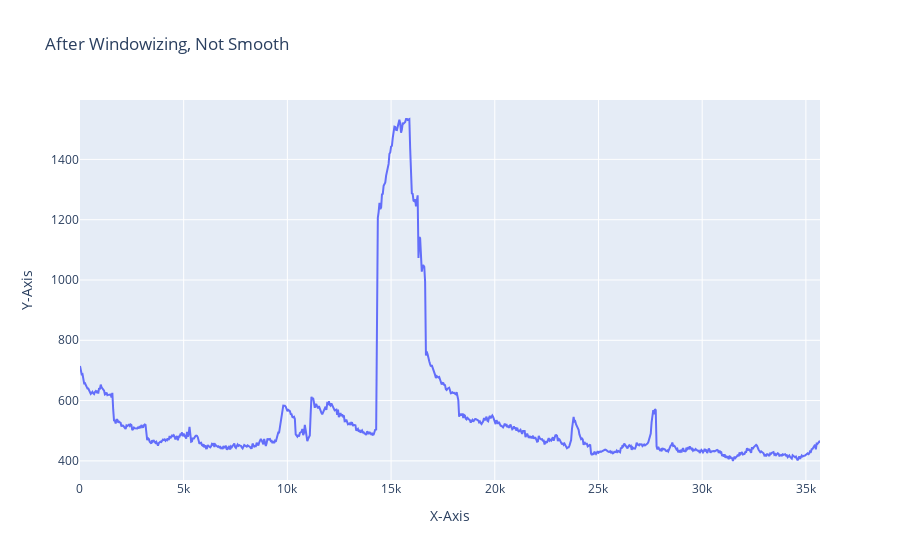

Here is the notebook cell this chart was saved with:
### Markdown cell above
### Smoothening the graph

### Code cell
window_sz = 40
new_norm = []
new_norm_data_points = []
for i in range(1, len(rand_lc), window_sz):
    tmp = np.mean(rand_lc[i:i+window_sz])
    new_norm.append(tmp)
    new_norm_data_points.append(i)

new_norm = np.array(new_norm)
new_norm_data_points = np.array(new_norm_data_points)

plot_as_plotly(new_norm_data_points, new_norm, 'After Windowizing, Not Smooth')

### Figure 1 — Plotly figure (JSON) as saved in the notebook; plotly's stock layout.template omitted (floating-point values rounded to 4 significant figures; data arrays with more than 128 entries replaced by an {"elided": "..."} marker saying what was removed)
{"data": [{"hovertemplate": "X-Axis=%{x}<br>Y-Axis=%{y}<extra></extra>", "legendgroup": "", "line": {"color": "#636efa", "dash": "solid"}, "marker": {"symbol": "circle"}, "mode": "lines", "name": "", "orientation": "v", "showlegend": false, "type": "scatter", "x": {"elided": "893 int values"}, "xaxis": "x", "y": {"elided": "893 float values"}, "yaxis": "y"}], "layout": {"legend": {"tracegroupgap": 0}, "title": {"text": "After Windowizing, Not Smooth"}, "xaxis": {"anchor": "y", "domain": [0, 1], "title": {"text": "X-Axis"}}, "yaxis": {"anchor": "x", "domain": [0, 1], "title": {"text": "Y-Axis"}}}}
